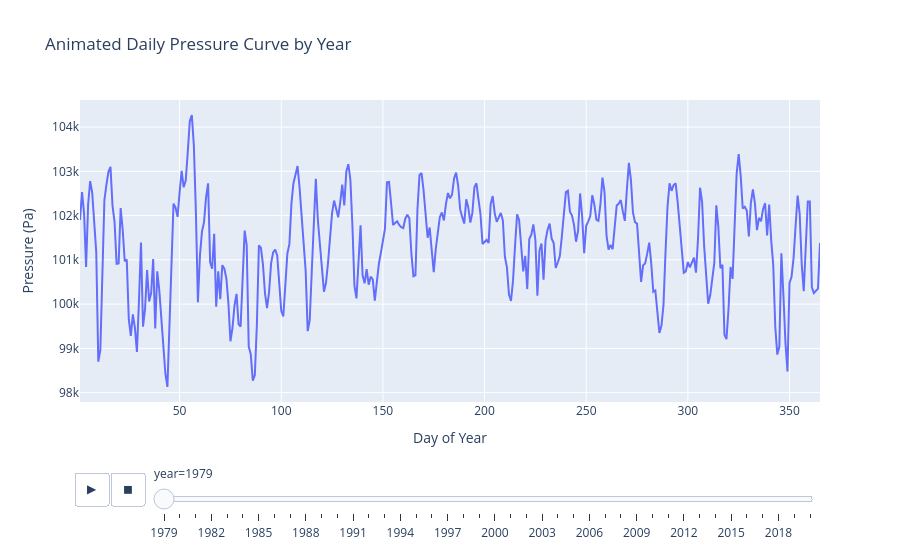

Notebook code cell kept with this figure:
### Markdown cell above
This plot shows the long term temprature trend in London from 1979 to 2021. We can see that there are month / season based fluctuations in temprature, with summer months being warmer and winter months being colder. However, there is also a slight upward trend in temprature over the years, indicating that London is getting warmer, likley due to climate change.

### Code cell
fig = px.line(df, x="day", y="pressure", animation_frame="year", title="Animated Daily Pressure Curve by Year",
              labels={"pressure": "Pressure (Pa)", "day": "Day of Year"})
fig.show()

### Figure 1 — Plotly figure (JSON) as saved in the notebook; plotly's stock layout.template omitted (floating-point values rounded to 4 significant figures; data arrays with more than 128 entries replaced by an {"elided": "..."} marker saying what was removed)
{"data": [{"hovertemplate": "year=1979<br>Day of Year=%{x}<br>Pressure (Pa)=%{y}<extra></extra>", "legendgroup": "", "line": {"color": "#636efa", "dash": "solid"}, "marker": {"symbol": "circle"}, "mode": "lines", "name": "", "orientation": "v", "showlegend": false, "type": "scatter", "x": {"elided": "364 int values"}, "xaxis": "x", "y": {"elided": "364 float values"}, "yaxis": "y"}], "layout": {"legend": {"tracegroupgap": 0}, "sliders": [{"active": 0, "currentvalue": {"prefix": "year="}, "len": 0.9, "pad": {"b": 10, "t": 60}, "steps": [{"args": [["1979"], {"frame": {"duration": 0, "redraw": false}, "fromcurrent": true, "mode": "immediate", "transition": {"duration": 0, "easing": "linear"}}], "label": "1979", "method": "animate"}, {"args": [["1980"], {"frame": {"duration": 0, "redraw": false}, "fromcurrent": true, "mode": "immediate", "transition": {"duration": 0, "easing": "linear"}}], "label": "1980", "method": "animate"}, {"args": [["1981"], {"frame": {"duration": 0, "redraw": false}, "fromcurrent": true, "mode": "immediate", "transition": {"duration": 0, "easing": "linear"}}], "label": "1981", "method": "animate"}, {"args": [["1982"], {"frame": {"duration": 0, "redraw": false}, "fromcurrent": true, "mode": "immediate", "transition": {"duration": 0, "easing": "linear"}}], "label": "1982", "method": "animate"}, {"args": [["1983"], {"frame": {"duration": 0, "redraw": false}, "fromcurrent": true, "mode": "immediate", "transition": {"duration": 0, "easing": "linear"}}], "label": "1983", "method": "animate"}, {"args": [["1984"], {"frame": {"duration": 0, "redraw": false}, "fromcurrent": true, "mode": "immediate", "transition": {"duration": 0, "easing": "linear"}}], "label": "1984", "method": "animate"}, {"args": [["1985"], {"frame": {"duration": 0, "redraw": false}, "fromcurrent": true, "mode": "immediate", "transition": {"duration": 0, "easing": "linear"}}], "label": "1985", "method": "animate"}, {"args": [["1986"], {"frame": {"duration": 0, "redraw": false}, "fromcurrent": true, "mode": "immediate", "transition": {"duration": 0, "easing": "linear"}}], "label": "1986", "method": "animate"}, {"args": [["1987"], {"frame": {"duration": 0, "redraw": false}, "fromcurrent": true, "mode": "immediate", "transition": {"duration": 0, "easing": "linear"}}], "label": "1987", "method": "animate"}, {"args": [["1988"], {"frame": {"duration": 0, "redraw": false}, "fromcurrent": true, "mode": "immediate", "transition": {"duration": 0, "easing": "linear"}}], "label": "1988", "method": "animate"}, {"args": [["1989"], {"frame": {"duration": 0, "redraw": false}, "fromcurrent": true, "mode": "immediate", "transition": {"duration": 0, "easing": "linear"}}], "label": "1989", "method": "animate"}, {"args": [["1990"], {"frame": {"duration": 0, "redraw": false}, "fromcurrent": true, "mode": "immediate", "transition": {"duration": 0, "easing": "linear"}}], "label": "1990", "method": "animate"}, {"args": [["1991"], {"frame": {"duration": 0, "redraw": false}, "fromcurrent": true, "mode": "immediate", "transition": {"duration": 0, "easing": "linear"}}], "label": "1991", "method": "animate"}, {"args": [["1992"], {"frame": {"duration": 0, "redraw": false}, "fromcurrent": true, "mode": "immediate", "transition": {"duration": 0, "easing": "linear"}}], "label": "1992", "method": "animate"}, {"args": [["1993"], {"frame": {"duration": 0, "redraw": false}, "fromcurrent": true, "mode": "immediate", "transition": {"duration": 0, "easing": "linear"}}], "label": "1993", "method": "animate"}, {"args": [["1994"], {"frame": {"duration": 0, "redraw": false}, "fromcurrent": true, "mode": "immediate", "transition": {"duration": 0, "easing": "linear"}}], "label": "1994", "method": "animate"}, {"args": [["1995"], {"frame": {"duration": 0, "redraw": false}, "fromcurrent": true, "mode": "immediate", "transition": {"duration": 0, "easing": "linear"}}], "label": "1995", "method": "animate"}, {"args": [["1996"], {"frame": {"duration": 0, "redraw": false}, "fromcurrent": true, "mode": "immediate", "transition": {"duration": 0, "easing": "linear"}}], "label": "1996", "method": "animate"}, {"args": [["1997"], {"frame": {"duration": 0, "redraw": false}, "fromcurrent": true, "mode": "immediate", "transition": {"duration": 0, "easing": "linear"}}], "label": "1997", "method": "animate"}, {"args": [["1998"], {"frame": {"duration": 0, "redraw": false}, "fromcurrent": true, "mode": "immediate", "transition": {"duration": 0, "easing": "linear"}}], "label": "1998", "method": "animate"}, {"args": [["1999"], {"frame": {"duration": 0, "redraw": false}, "fromcurrent": true, "mode": "immediate", "transition": {"duration": 0, "easing": "linear"}}], "label": "1999", "method": "animate"}, {"args": [["2000"], {"frame": {"duration": 0, "redraw": false}, "fromcurrent": true, "mode": "immediate", "transition": {"duration": 0, "easing": "linear"}}], "label": "2000", "method": "animate"}, {"args": [["2001"], {"frame": {"duration": 0, "redraw": false}, "fromcurrent": true, "mode": "immediate", "transition": {"duration": 0, "easing": "linear"}}], "label": "2001", "method": "animate"}, {"args": [["2002"], {"frame": {"duration": 0, "redraw": false}, "fromcurrent": true, "mode": "immediate", "transition": {"duration": 0, "easing": "linear"}}], "label": "2002", "method": "animate"}, {"args": [["2003"], {"frame": {"duration": 0, "redraw": false}, "fromcurrent": true, "mode": "immediate", "transition": {"duration": 0, "easing": "linear"}}], "label": "2003", "method": "animate"}, {"args": [["2004"], {"frame": {"duration": 0, "redraw": false}, "fromcurrent": true, "mode": "immediate", "transition": {"duration": 0, "easing": "linear"}}], "label": "2004", "method": "animate"}, {"args": [["2005"], {"frame": {"duration": 0, "redraw": false}, "fromcurrent": true, "mode": "immediate", "transition": {"duration": 0, "easing": "linear"}}], "label": "2005", "method": "animate"}, {"args": [["2006"], {"frame": {"duration": 0, "redraw": false}, "fromcurrent": true, "mode": "immediate", "transition": {"duration": 0, "easing": "linear"}}], "label": "2006", "method": "animate"}, {"args": [["2007"], {"frame": {"duration": 0, "redraw": false}, "fromcurrent": true, "mode": "immediate", "transition": {"duration": 0, "easing": "linear"}}], "label": "2007", "method": "animate"}, {"args": [["2008"], {"frame": {"duration": 0, "redraw": false}, "fromcurrent": true, "mode": "immediate", "transition": {"duration": 0, "easing": "linear"}}], "label": "2008", "method": "animate"}, {"args": [["2009"], {"frame": {"duration": 0, "redraw": false}, "fromcurrent": true, "mode": "immediate", "transition": {"duration": 0, "easing": "linear"}}], "label": "2009", "method": "animate"}, {"args": [["2010"], {"frame": {"duration": 0, "redraw": false}, "fromcurrent": true, "mode": "immediate", "transition": {"duration": 0, "easing": "linear"}}], "label": "2010", "method": "animate"}, {"args": [["2011"], {"frame": {"duration": 0, "redraw": false}, "fromcurrent": true, "mode": "immediate", "transition": {"duration": 0, "easing": "linear"}}], "label": "2011", "method": "animate"}, {"args": [["2012"], {"frame": {"duration": 0, "redraw": false}, "fromcurrent": true, "mode": "immediate", "transition": {"duration": 0, "easing": "linear"}}], "label": "2012", "method": "animate"}, {"args": [["2013"], {"frame": {"duration": 0, "redraw": false}, "fromcurrent": true, "mode": "immediate", "transition": {"duration": 0, "easing": "linear"}}], "label": "2013", "method": "animate"}, {"args": [["2014"], {"frame": {"duration": 0, "redraw": false}, "fromcurrent": true, "mode": "immediate", "transition": {"duration": 0, "easing": "linear"}}], "label": "2014", "method": "animate"}, {"args": [["2015"], {"frame": {"duration": 0, "redraw": false}, "fromcurrent": true, "mode": "immediate", "transition": {"duration": 0, "easing": "linear"}}], "label": "2015", "method": "animate"}, {"args": [["2016"], {"frame": {"duration": 0, "redraw": false}, "fromcurrent": true, "mode": "immediate", "transition": {"duration": 0, "easing": "linear"}}], "label": "2016", "method": "animate"}, {"args": [["2017"], {"frame": {"duration": 0, "redraw": false}, "fromcurrent": true, "mode": "immediate", "transition": {"duration": 0, "easing": "linear"}}], "label": "2017", "method": "animate"}, {"args": [["2018"], {"frame": {"duration": 0, "redraw": false}, "fromcurrent": true, "mode": "immediate", "transition": {"duration": 0, "easing": "linear"}}], "label": "2018", "method": "animate"}, {"args": [["2019"], {"frame": {"duration": 0, "redraw": false}, "fromcurrent": true, "mode": "immediate", "transition": {"duration": 0, "easing": "linear"}}], "label": "2019", "method": "animate"}, {"args": [["2020"], {"frame": {"duration": 0, "redraw": false}, "fromcurrent": true, "mode": "immediate", "transition": {"duration": 0, "easing": "linear"}}], "label": "2020", "method": "animate"}], "x": 0.1, "xanchor": "left", "y": 0, "yanchor": "top"}], "title": {"text": "Animated Daily Pressure Curve by Year"}, "updatemenus": [{"buttons": [{"args": [null, {"frame": {"duration": 500, "redraw": false}, "fromcurrent": true, "mode": "immediate", "transition": {"duration": 500, "easing": "linear"}}], "label": "&#9654;", "method": "animate"}, {"args": [[null], {"frame": {"duration": 0, "redraw": false}, "fromcurrent": true, "mode": "immediate", "transition": {"duration": 0, "easing": "linear"}}], "label": "&#9724;", "method": "animate"}], "direction": "left", "pad": {"r": 10, "t": 70}, "showactive": false, "type": "buttons", "x": 0.1, "xanchor": "right", "y": 0, "yanchor": "top"}], "xaxis": {"anchor": "y", "domain": [0, 1], "title": {"text": "Day of Year"}}, "yaxis": {"anchor": "x", "domain": [0, 1], "title": {"text": "Pressure (Pa)"}}}}
